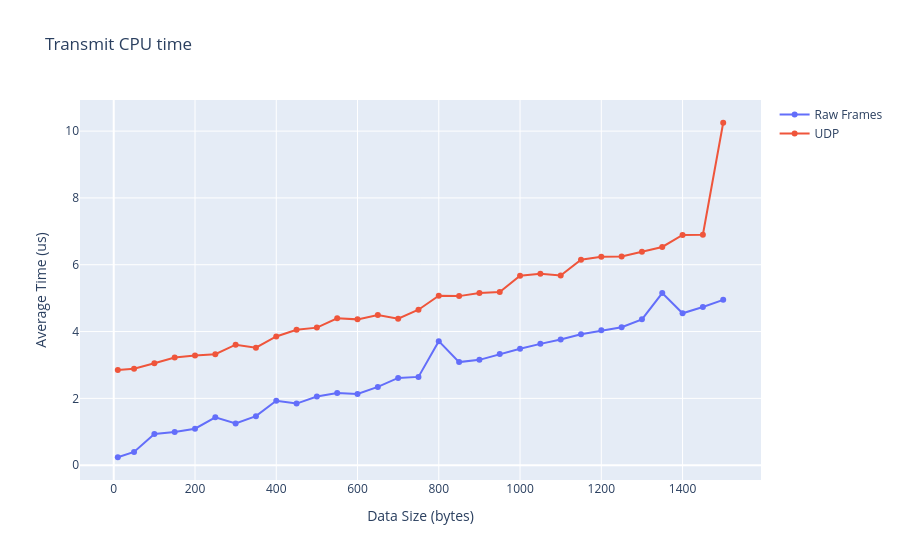

The cell this chart's notebook holds for it:
### Code cell
fig = go.Figure()

fig.add_trace(go.Scatter(
    x=np.array(raw_packetsize_sweep_frame_sizes),
    y=np.array(raw_packetsize_sweep_total_tx_times)/10000,
    mode='lines+markers',
    name='Raw Frames',
    line=dict(shape='linear')
))

fig.add_trace(go.Scatter(
    x=np.array(udp_packetsize_sweep_frame_sizes),
    y=np.array(udp_packetsize_sweep_total_tx_times)/10000,
    mode='lines+markers',
    name='UDP',
    line=dict(shape='linear')
))

fig.update_layout(
    title='Transmit CPU time',
    xaxis_title='Data Size (bytes)',
    yaxis_title='Average Time (us)',
    showlegend=True
)

fig.show()

### Figure 1 — Plotly figure (JSON) as saved in the notebook; plotly's stock layout.template omitted (floating-point values rounded to 4 significant figures)
{"data": [{"line": {"shape": "linear"}, "mode": "lines+markers", "name": "Raw Frames", "type": "scatter", "x": [10, 50, 100, 150, 200, 250, 300, 350, 400, 450, 500, 550, 600, 650, 700, 750, 800, 850, 900, 950, 1000, 1050, 1100, 1150, 1200, 1250, 1300, 1350, 1400, 1450, 1500], "y": [0.2372, 0.396, 0.9317, 0.991, 1.092, 1.434, 1.248, 1.468, 1.926, 1.844, 2.053, 2.163, 2.131, 2.343, 2.611, 2.643, 3.712, 3.086, 3.153, 3.33, 3.486, 3.631, 3.761, 3.921, 4.037, 4.13, 4.366, 5.152, 4.545, 4.733, 4.949]}, {"line": {"shape": "linear"}, "mode": "lines+markers", "name": "UDP", "type": "scatter", "x": [10, 50, 100, 150, 200, 250, 300, 350, 400, 450, 500, 550, 600, 650, 700, 750, 800, 850, 900, 950, 1000, 1050, 1100, 1150, 1200, 1250, 1300, 1350, 1400, 1450, 1500], "y": [2.847, 2.888, 3.05, 3.225, 3.281, 3.323, 3.607, 3.518, 3.854, 4.054, 4.117, 4.395, 4.365, 4.492, 4.384, 4.653, 5.071, 5.06, 5.153, 5.184, 5.668, 5.727, 5.675, 6.15, 6.241, 6.245, 6.388, 6.533, 6.893, 6.899, 10.25]}], "layout": {"showlegend": true, "title": {"text": "Transmit CPU time"}, "xaxis": {"title": {"text": "Data Size (bytes)"}}, "yaxis": {"title": {"text": "Average Time (us)"}}}}
